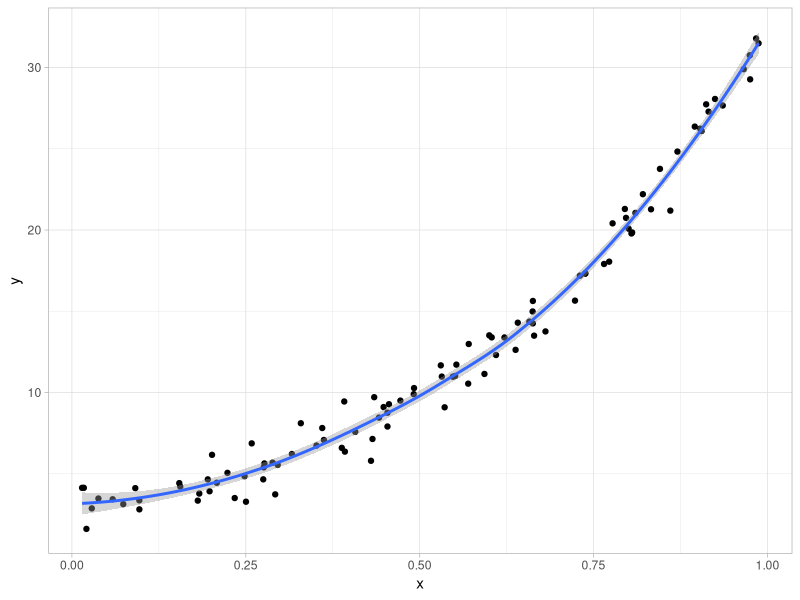

Recreate this plot in R.
## ---- chunk 1
knitr::opts_chunk$set(echo = FALSE)

# Learn more about creating websites with Distill at:
# https://rstudio.github.io/distill/website.html
## ---- chunk 2
library(ggplot2)

n <- 100L
b0 <- 1.0
b1 <- 2.5

set.seed(3843092)
x <- runif(n = n, min = 0, max = 1)
mu <- exp(b0 + b1 * x)
y <- rnorm(n = n, mean = mu, sd = 1.0)
dat <- data.frame(x = x, y = y)

ggplot(data = dat, aes(x = x, y = y)) +
  geom_point() +
  geom_smooth() +
  theme_light()
